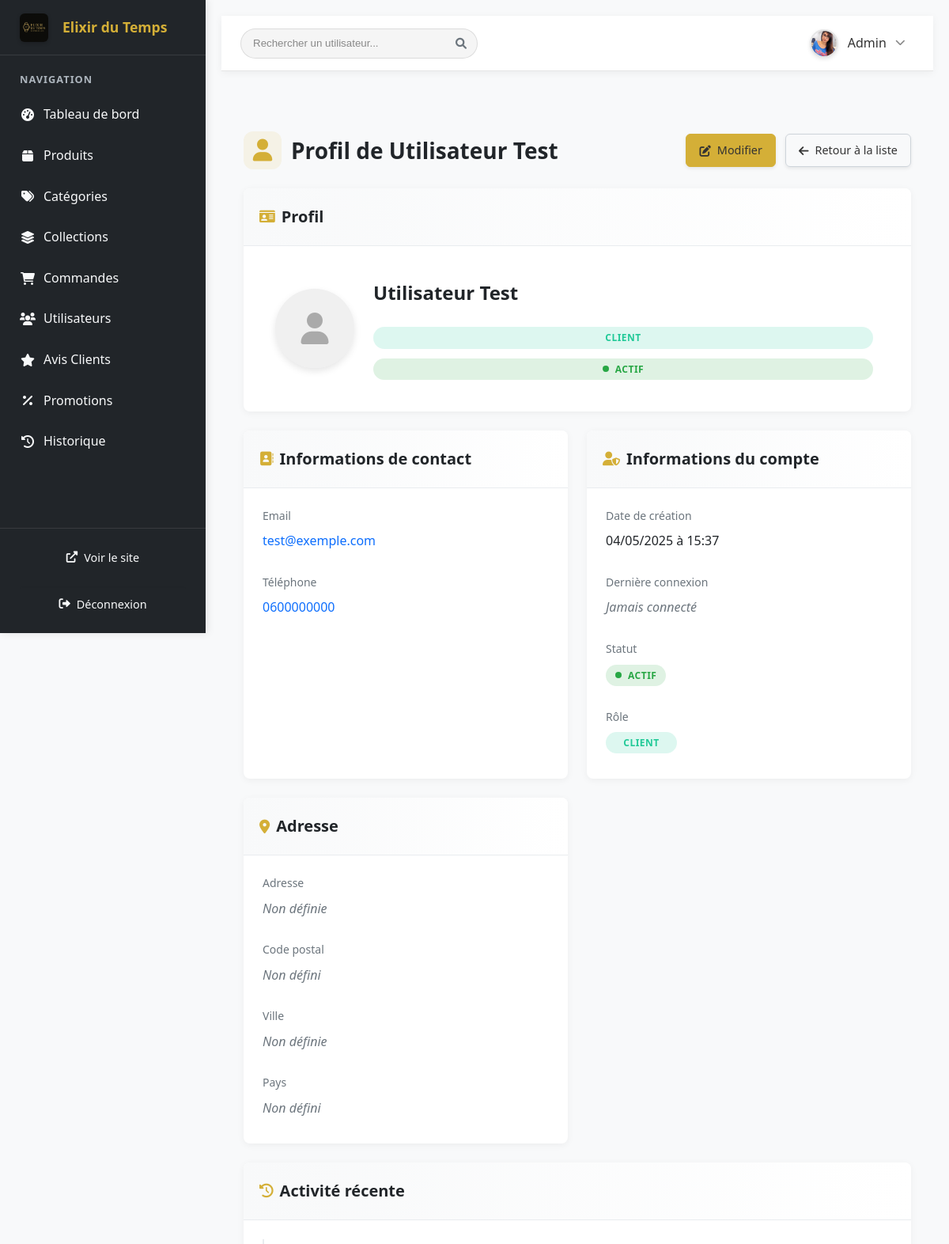
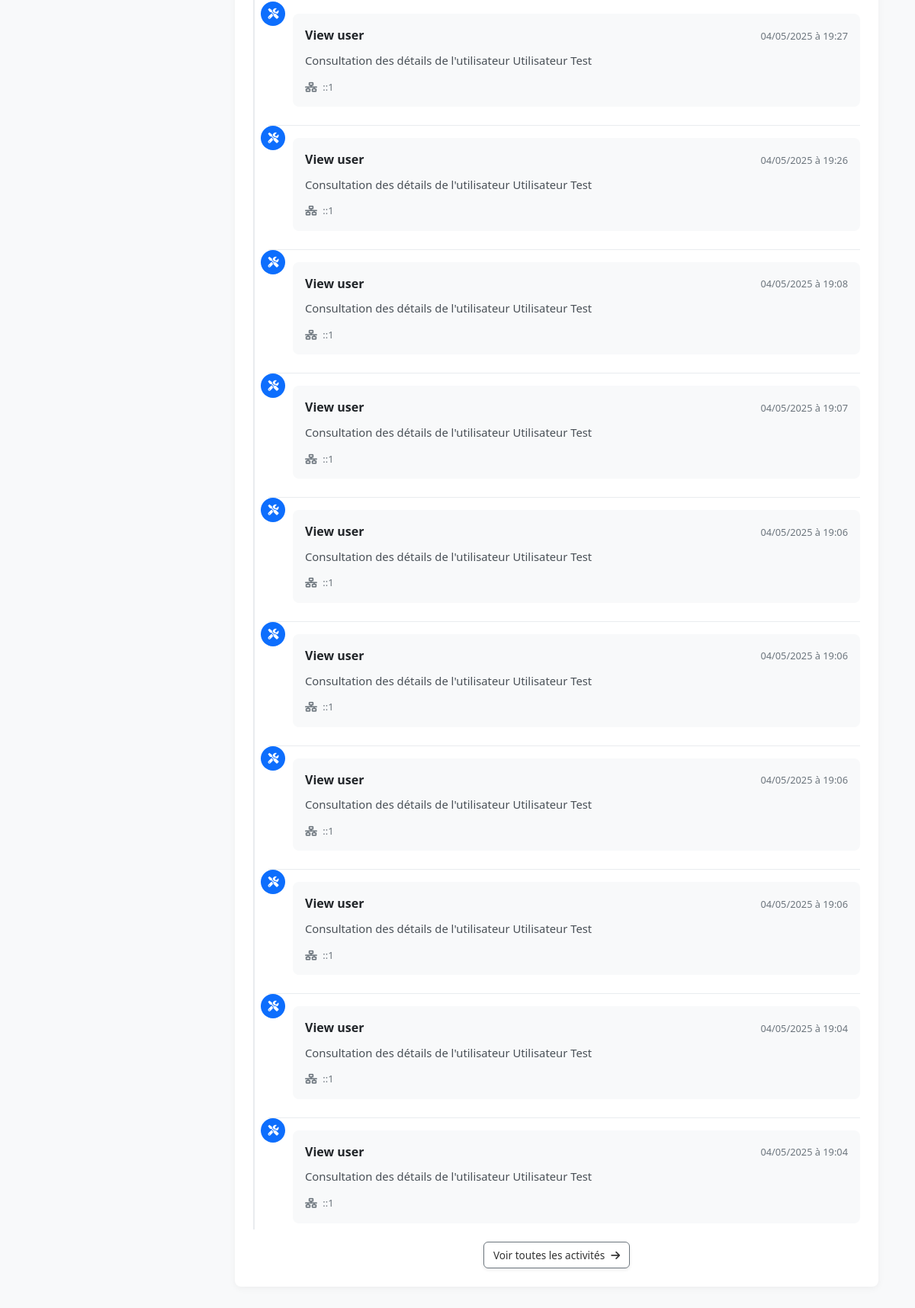
Screenshot of /public/admin/users/view.php?id=2 (signed in) with the database file from the repository (2 pictures, top to bottom).
### tables this page shows
CREATE TABLE utilisateurs (
    id INT AUTO_INCREMENT PRIMARY KEY,
    nom VARCHAR(100) NOT NULL,
    prenom VARCHAR(100),
    email VARCHAR(255) NOT NULL UNIQUE,
    mot_de_passe VARCHAR(255) NOT NULL,
    telephone VARCHAR(20),
    adresse TEXT,
    code_postal VARCHAR(10),
    ville VARCHAR(100),
    pays VARCHAR(100) DEFAULT 'France',
    date_creation DATETIME DEFAULT CURRENT_TIMESTAMP,
    date_modification DATETIME ON UPDATE CURRENT_TIMESTAMP,
    role ENUM('client', 'admin', 'manager') DEFAULT 'client',
    actif BOOLEAN DEFAULT TRUE,
    INDEX idx_email (email)
);

CREATE TABLE `system_logs` (
  `id` bigint(20) UNSIGNED NOT NULL AUTO_INCREMENT,
  `level` enum('debug','info','notice','warning','error','critical','alert','emergency') NOT NULL DEFAULT 'info',
  `user_id` int(11) DEFAULT NULL,
  `user_type` enum('admin','customer','system','guest') NOT NULL DEFAULT 'system',
  `category` varchar(50) NOT NULL,
  `action` varchar(50) NOT NULL,
  `entity_type` varchar(50) DEFAULT NULL,
  `entity_id` varchar(50) DEFAULT NULL,
  `details` text DEFAULT NULL,
  `before_state` json DEFAULT NULL,
  `after_state` json DEFAULT NULL,
  `ip_address` varchar(45) DEFAULT NULL,
  `user_agent` varchar(255) DEFAULT NULL,
  `created_at` timestamp NOT NULL DEFAULT CURRENT_TIMESTAMP,
  `context` json DEFAULT NULL,
  `http_method` varchar(10) DEFAULT NULL,
  `request_url` varchar(255) DEFAULT NULL,
  `session_id` varchar(100) DEFAULT NULL,
  `execution_time` float DEFAULT NULL,
  PRIMARY KEY (`id`),
  KEY `idx_level` (`level`),
  KEY `idx_category` (`category`),
  KEY `idx_action` (`action`),
  KEY `idx_user_id` (`user_id`),
  KEY `idx_user_type` (`user_type`),
  KEY `idx_entity` (`entity_type`, `entity_id`),
  KEY `idx_created_at` (`created_at`),
  KEY `idx_ip_address` (`ip_address`)
);

### public/admin/users/view.php (the view, shortened to what the rows shown need)
<?php
require_once '../../../php/config/database.php';
require_once '../../../php/models/User.php';
require_once '../../../php/utils/Logger.php';
$userModel = new User($pdo);
$logger = new Logger($pdo);
$userId = (int)$_GET['id'];
$user = $userModel->getUserById($userId);
if (!isset($user['actif'])) {
    $user['actif'] = 1;
}
$isActive = (bool)$user['actif'];
$user['photo'] = $user['photo'] ?? null;
$user['derniere_connexion'] = $user['derniere_connexion'] ?? null;
$user['actif'] = $user['actif'] ?? 0;
$user['role'] = $user['role'] ?? 'client';
$logger->info('admin', 'view_user', [
    'user_id' => $userId,
    'entity_type' => 'user',
    'entity_id' => $userId,
    'details' => "Consultation des détails de l'utilisateur {$user['prenom']} {$user['nom']}"
]);
$userLogs = $logger->getUserActivity($userId, 10);
$dateCreation = new DateTime($user['date_creation'] ?? 'now');
?>
<!DOCTYPE html>
<html lang="fr">
<head>
    <link rel="stylesheet" href="../css/admin.css">
    <link rel="stylesheet" href="../css/users.css">
    <link rel="stylesheet" href="../css/sidebar.css">
    <link rel="stylesheet" href="../css/header.css">
    <link rel="stylesheet" href="https://cdnjs.cloudflare.com/ajax/libs/font-awesome/6.0.0/css/all.min.css">
</head>
<body>
    <div class="admin-container">
        <main class="main-content">
            <?php
            $admin_root = '../';
            include '../templates/header.php';
            ?>
            <div class="content">
                <div class="page-header">
                    <h1>
                        <i class="fas fa-user"></i> Profil de <?= htmlspecialchars($user['prenom'] . ' ' . $user['nom']) ?>
                    </h1>
                    <div class="page-actions">
                        <a href="edit.php?id=<?= $userId ?>" class="btn btn-gold">
                        </a>
                        <a href="index.php" class="btn btn-outline">
                        </a>
                    </div>
                </div>
                <div class="user-details-container">
                    <div class="card user-profile-card">
                        <div class="card-header">
                            <h2><i class="fas fa-id-card"></i> Profil</h2>
                        </div>
                        <div class="card-body">
                            <div class="user-profile">
                                <div class="user-info-large">
                                    <h2><?= htmlspecialchars($user['prenom'] . ' ' . $user['nom']) ?></h2>
                                    <span class="role-badge role-<?= $user['role'] ?>"><?= ucfirst(htmlspecialchars($user['role'])) ?></span>
                                    <span class="status-badge status-<?= $isActive ? 'active' : 'inactive' ?>">
                                        <?= $isActive ? 'Actif' : 'Inactif' ?>
                                    </span>
                                </div>
                            </div>
                        </div>
                    </div>
                    <div class="card">
                        <div class="card-header">
                            <h2><i class="fas fa-address-book"></i> Informations de contact</h2>
                        </div>
                        <div class="card-body">
                            <div class="info-grid">
                                <div class="info-item">
                                    <div class="info-value">
                                        <a href="mailto:<?= htmlspecialchars($user['email']) ?>">
                                            <?= htmlspecialchars($user['email']) ?>
                                        </a>
                                    </div>
                                </div>
                                <div class="info-item">
                                    <div class="info-value">
                                        <?php if(!empty($user['telephone'])): ?>
                                            <a href="tel:<?= htmlspecialchars($user['telephone']) ?>">
                                                <?= htmlspecialchars($user['telephone']) ?>
                                            </a>
                                        <?php else: ?>
                                            <span class="not-defined">Non défini</span>
                                        <?php endif; ?>
                                    </div>
                                </div>
                            </div>
                        </div>
                    </div>
                    <div class="card">
                        <div class="card-header">
                            <h2><i class="fas fa-user-shield"></i> Informations du compte</h2>
                        </div>
                        <div class="card-body">
                            <div class="info-grid">
                                <div class="info-item">
                                    <div class="info-label">Date de création</div>
                                    <div class="info-value">
                                        <?= $dateCreation->format('d/m/Y à H:i') ?>
                                    </div>
                                </div>
                                <div class="info-item">
                                    <div class="info-value">
                                        <span class="role-badge role-<?= $user['role'] ?>"><?= ucfirst(htmlspecialchars($user['role'])) ?></span>
                                    </div>
                                </div>
                            </div>
                        </div>
                    </div>
                    <div class="card">
                        <div class="card-header">
                            <h2><i class="fas fa-map-marker-alt"></i> Adresse</h2>
                        </div>
                    </div>
                    <div class="card" style="grid-column: 1 / -1;">
                        <div class="card-header">
                            <h2><i class="fas fa-history"></i> Activité récente</h2>
                        </div>
                        <div class="card-body">
                            <?php if (empty($userLogs)): ?>
                                <p class="text-center text-muted">Aucune activité enregistrée pour cet utilisateur</p>
                            <?php else: ?>
                                <div class="activity-timeline">
                                    <?php foreach ($userLogs as $log): ?>
                                        <?php
                                            $logDate = new DateTime($log['created_at'] ?? $log['date_creation'] ?? 'now');
                                            $logDetails = is_string($log['details']) ? json_decode($log['details'], true) : $log['details'];
                                            $iconClass = 'fa-circle-info';
                                            if ((isset($log['category']) && $log['category'] === 'auth') || (isset($log['type']) && $log['type'] === 'auth')) {
                                                $iconClass = (isset($log['action']) && $log['action'] === 'login') ? 'fa-sign-in-alt' : 'fa-sign-out-alt';
                                            } elseif ((isset($log['category']) && $log['category'] === 'user') || (isset($log['type']) && $log['type'] === 'user')) {
                                                $iconClass = 'fa-user-edit';
                                            } elseif ((isset($log['category']) && $log['category'] === 'order') || (isset($log['type']) && $log['type'] === 'order')) {
                                                $iconClass = 'fa-shopping-cart';
                                            } elseif ((isset($log['category']) && $log['category'] === 'admin') || (isset($log['type']) && $log['type'] === 'admin')) {
                                                $iconClass = 'fa-tools';
                                            }
                                            $colorClass = 'info';
                                            if (($log['category'] ?? $log['type'] ?? '') === 'auth') {
                                                $colorClass = 'success';
                                            } elseif (($log['level'] ?? $log['type'] ?? '') === 'error') {
                                                $colorClass = 'danger';
                                            } elseif (($log['category'] ?? $log['type'] ?? '') === 'admin') {
                                                $colorClass = 'primary';
                                            } elseif (($log['category'] ?? $log['type'] ?? '') === 'order') {
                                                $colorClass = 'warning';
                                            }
                                        ?>
                                        <div class="activity-item">
                                            <div class="activity-icon bg-<?= $colorClass ?>">
                                                <i class="fas <?= $iconClass ?>"></i>
                                            </div>
                                            <div class="activity-content">
                                                <div class="activity-header">
                                                    <span class="activity-title">
                                                        <?= ucfirst(str_replace('_', ' ', $log['action'] ?? $log['type'] ?? 'action')) ?>
                                                    </span>
                                                    <span class="activity-time">
                                                        <?= $logDate->format('d/m/Y à H:i') ?>
                                                    </span>
                                                </div>
                                                <div class="activity-description">
                                                    <?php
                                                    if (is_array($logDetails)) {
                                                        if (isset($logDetails['details'])) {
                                                            echo htmlspecialchars($logDetails['details']);
                                                        } elseif (isset($logDetails['message'])) {
                                                            echo htmlspecialchars($logDetails['message']);
                                                        } else {
                                                            foreach ($logDetails as $key => $value) {
                                                                if ($key !== 'user_id' && $key !== 'ip' && !is_array($value)) {
                                                                    echo "<div><strong>".htmlspecialchars(ucfirst($key)).":</strong> ".htmlspecialchars($value)."</div>";
                                                                }
                                                            }
                                                        }
                                                    } else {
                                                        echo htmlspecialchars($log['details'] ?? 'Aucun détail disponible');
                                                    }
                                                    ?>
                                                </div>
                                                <div class="activity-meta">
                                                    <span class="activity-ip" title="Adresse IP">
                                                        <i class="fas fa-network-wired"></i> <?= htmlspecialchars($log['ip_address'] ?? $log['ip'] ?? 'Inconnue') ?>
                                                    </span>
                                                </div>
                                            </div>
                                        </div>
                                    <?php endforeach; ?>
                                </div>
                            <?php endif; ?>
                        </div>
                    </div>
                </div>
            </div>
        </main>
    </div>
</body>
</html>

### public/admin/templates/header.php (shortened to what the rows shown need)
<?php
if (!isset($userInfo) && isset($_SESSION['user_id'])) {
    $userId = $_SESSION['user_id'];
    try {
        $userStmt = $pdo->prepare("SELECT id, nom, prenom, email, photo, role FROM utilisateurs WHERE id = ?");
        $userStmt->execute([$userId]);
        $userInfo = $userStmt->fetch();
    } catch (PDOException $e) {
        error_log("Erreur lors de la récupération des informations utilisateur: " . $e->getMessage());
        $userInfo = null;
    }
}
?>
<header class="main-header">
    <div class="user-dropdown" id="userProfileDropdown">
        <?php if (isset($userInfo) && !empty($userInfo['photo'])): ?>
            <img src="<?= $admin_root ?>../uploads/users/<?= htmlspecialchars($userInfo['photo']) ?>" alt="<?= htmlspecialchars($userInfo['prenom']) ?>" class="avatar">
        <?php else: ?>
            <img src="<?= $admin_root ?>../assets/img/favicon.ico" alt="Avatar" class="avatar">
        <?php endif; ?>
        <span class="username"><?= isset($userInfo) ? htmlspecialchars($userInfo['prenom']) : 'Admin' ?></span>
        <i class="fas fa-chevron-down dropdown-arrow"></i>
    </div>
</header>

### rows the page displays
utilisateurs: photo (picture), prenom "Admin"
utilisateurs: prenom+nom "Utilisateur Test", role "CLIENT", email "test@exemple.com", telephone "0600000000", date_creation "04/05/2025 à 15:37"
system_logs: action "View user", created_at "04/05/2025 à 19:27", details "Consultation des détails de l'utilisateur Utilisateur Test", ip_address "::1"
system_logs: action "View user", created_at "04/05/2025 à 19:26", details "Consultation des détails de l'utilisateur Utilisateur Test", ip_address "::1"
system_logs: action "View user", created_at "04/05/2025 à 19:08", details "Consultation des détails de l'utilisateur Utilisateur Test", ip_address "::1"
system_logs: action "View user", created_at "04/05/2025 à 19:07", details "Consultation des détails de l'utilisateur Utilisateur Test", ip_address "::1"
system_logs: action "View user", created_at "04/05/2025 à 19:06", details "Consultation des détails de l'utilisateur Utilisateur Test", ip_address "::1"
system_logs: action "View user", created_at "04/05/2025 à 19:06", details "Consultation des détails de l'utilisateur Utilisateur Test", ip_address "::1"
system_logs: action "View user", created_at "04/05/2025 à 19:06", details "Consultation des détails de l'utilisateur Utilisateur Test", ip_address "::1"
system_logs: action "View user", created_at "04/05/2025 à 19:06", details "Consultation des détails de l'utilisateur Utilisateur Test", ip_address "::1"
system_logs: action "View user", created_at "04/05/2025 à 19:04", details "Consultation des détails de l'utilisateur Utilisateur Test", ip_address "::1"
system_logs: action "View user", created_at "04/05/2025 à 19:04", details "Consultation des détails de l'utilisateur Utilisateur Test", ip_address "::1"
